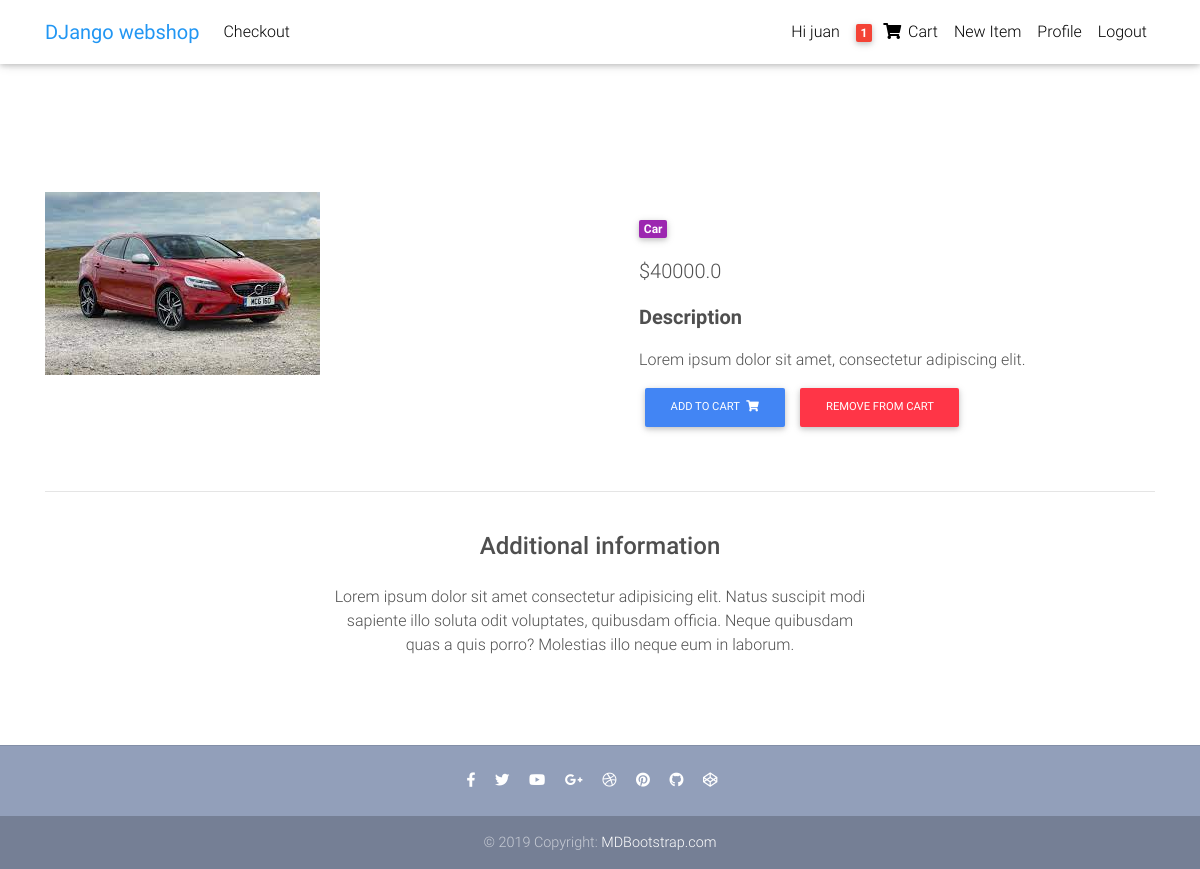
Page /webShop/product/3/ (signed in) on the earlier database version.
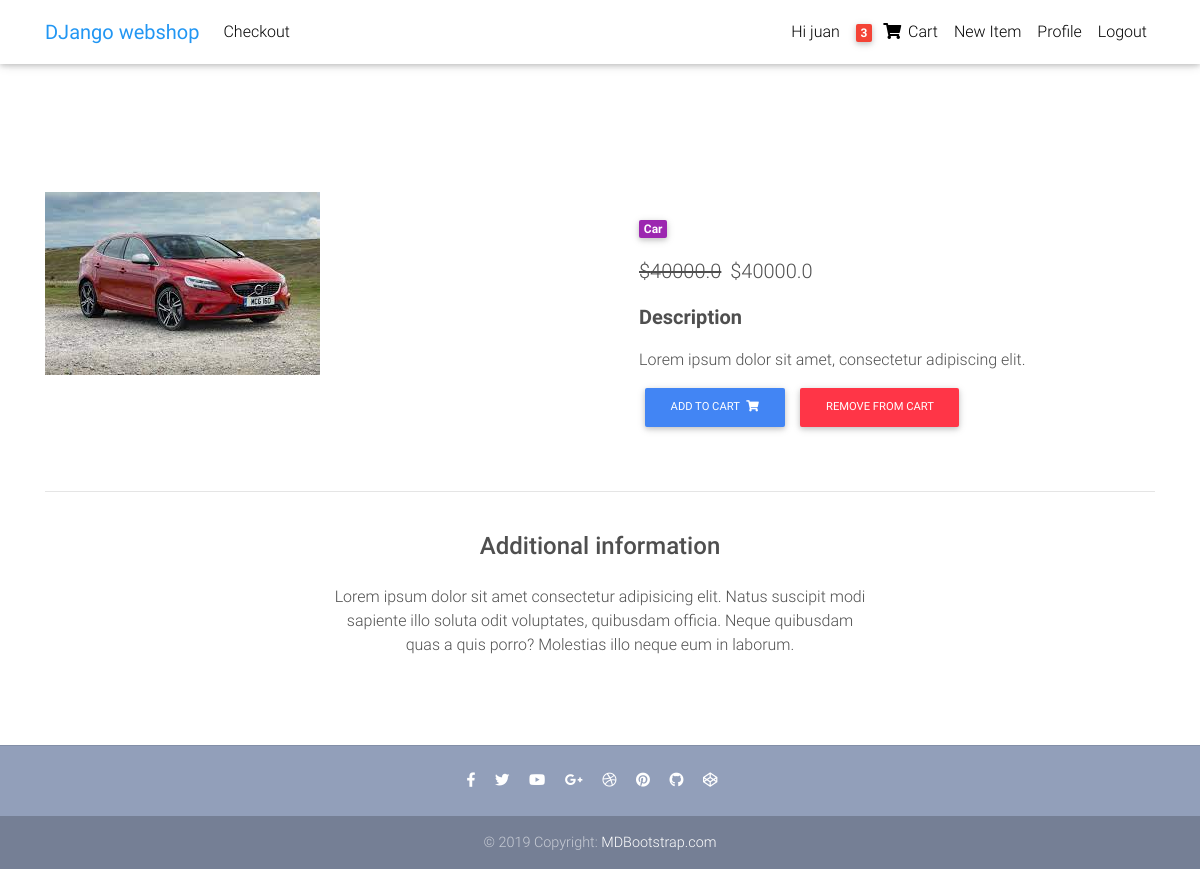
Same page on the later database version.
### webshop/models.py (models this page shows, shortened)
class Order(models.Model):
    user = models.ForeignKey(settings.AUTH_USER_MODEL, on_delete=models.CASCADE)
    items = models.ManyToManyField(OrderItem)
    start_date = models.DateTimeField(auto_now_add=True)
    ordered_date = models.DateTimeField()
    ordered = models.BooleanField(default=False)

class Item(models.Model):
    name = models.CharField(max_length=50)
    description = models.TextField(max_length=100)
    photo = models.ImageField(upload_to='item_pics', default='default.jpg', null=True)
    price = models.FloatField()
    discount_price = models.FloatField(blank=True, null=True)
    category = models.CharField(choices=CATEGORY_CHOISES, max_length=2)
    label = models.CharField(choices=LABEL_CHOISES, max_length=1)
    created_at = models.DateTimeField(default=datetime.now)
    author = models.ForeignKey(settings.AUTH_USER_MODEL, on_delete=models.CASCADE, blank=True, default ='juan')
    slug = models.SlugField()
    def get_add_to_cart_url(self):
         return reverse('add_to_cart', kwargs={'pk': self.pk})
    def get_remove_from_cart_url(self):
         return reverse('remove_from_cart', kwargs={'pk': self.pk})

### webshop/views.py (the view)
# urls.py: path('product/<int:pk>/', ItemDetailView.as_view(), name='product'),
class ItemDetailView(DetailView):
	model = Item
	template_name = 'webshop/product.html'

### webshop/templatetags/cart_template_tags.py (called while the page is built)
@register.filter
def cart_item_count(user):
	if user.is_authenticated:
		qs = Order.objects.filter(user=user, ordered=False)
		if qs.exists():
			return qs[0].items.count()#*qs[0].items.quantity
	return 0

### webshop/templates/webshop/product.html (shortened to what this page needs)
{% extends "webshop/base2.html" %}
{% block content %}
  <main class="mt-5 pt-4">
    <div class="container dark-grey-text mt-5">
      <div class="row wow fadeIn">
        <div class="col-md-6 mb-4">
          <img src="{{object.photo.url}}" class="img-fluid" alt="">
        </div>
        <div class="col-md-6 mb-4">
          <div class="p-4">
            <div class="mb-3">
              <a href="">
                <span class="badge purple mr-1">{{ object.get_category_display }}</span>
              </a>
            </div>
            <p class="lead">
              {% if object.discount_price %}
              <span class="mr-1">
                <del>${{ object.price }}</del>
              </span>
              <span>${{ object.discount_price }}</span>
              {% else %}
              <span>${{ object.price }}</span>
              {% endif %}
            </p>
            <p class="lead font-weight-bold">Description</p>
            <p>{{ object.description }}</p>
            <a href="{{ object.get_add_to_cart_url }}" class="btn btn-primary btn-md my-0 p">
              Add to cart
              <i class="fas fa-shopping-cart ml-1"></i>
            </a>
            <a href="{{ object.get_remove_from_cart_url }}" class="btn btn-danger btn-md my-0 p">
              Remove from cart
            </a>
          </div>
        </div>
      </div>
      <hr>
      <div class="row d-flex justify-content-center wow fadeIn">
        <div class="col-md-6 text-center">
          <h4 class="my-4 h4">Additional information</h4>
          <p>Lorem ipsum dolor sit amet consectetur adipisicing elit. Natus suscipit modi sapiente illo soluta odit
            voluptates,
            quibusdam officia. Neque quibusdam quas a quis porro? Molestias illo neque eum in laborum.</p>
        </div>
      </div>
      <div class="row wow fadeIn">
        <div class="col-lg-4 col-md-12 mb-4">
        </div>
        <div class="col-lg-4 col-md-6 mb-4">
        </div>
        <div class="col-lg-4 col-md-6 mb-4">
        </div>
      </div>
    </div>
  </main>
{% endblock content %}

### webshop/templates/webshop/navbar.html (shortened to what this page needs)
{% load cart_template_tags %}
<nav class="navbar fixed-top navbar-expand-lg navbar-light white scrolling-navbar">
    <div class="container">
      <a class="navbar-brand waves-effect" href="/webShop/item_list/">
        <strong class="blue-text">DJango webshop</strong>
      </a>
      <div class="collapse navbar-collapse" id="navbarSupportedContent">
        <ul class="navbar-nav mr-auto">
         {% if request.user.is_authenticated %}
          <li class="nav-item">
             <a class="nav-link waves-effect" href="/webShop/checkout/">Checkout
            </a>
          </li>
          {% endif %}
        </ul>
        <ul class="navbar-nav nav-flex-icons">
          {% if request.user.is_authenticated %}
            <li class="nav-item">
              <a class="nav-link waves-effect" href="">
                <span class="clearfix d-none d-sm-inline-block"> Hi {{request.user.username}}</span>
              </a>
            </li>
            <li class="nav-item">
              <a href="{% url 'order-summary' %}" class="nav-link waves-effect">
                <span class="badge red z-depth-1 mr-1"> {{ request.user|cart_item_count }} </span>
                <i class="fas fa-shopping-cart"></i>
                <span class="clearfix d-none d-sm-inline-block"> Cart </span>
              </a>
            </li>
            {% if request.user.is_superuser %}
              <li class="nav-item">
                <a class="nav-link waves-effect" href="{% url 'item-create' %}">
                  <span class="clearfix d-none d-sm-inline-block"> New Item </span>
                </a>
              </li>
            {% endif %}
            <li class="nav-item">
              <a class="nav-link waves-effect" href="{% url 'profile' %}">
                <span class="clearfix d-none d-sm-inline-block"> Profile </span>
              </a>
            </li>
            <li class="nav-item">
              <a class="nav-link waves-effect" href="{% url 'logout' %}">
                <span class="clearfix d-none d-sm-inline-block"> Logout </span>
              </a>
            </li>
            {% endif %}
        </ul>
      </div>
    </div>
  </nav>

Differences in the rows shown:
changed Item "Lorem ipsum dolor sit amet, consectetur adipiscing elit.": discount_price (not shown) → "40000.0"
Other differences:
{{ request.user|cart_item_count }}: "1" → "3"
